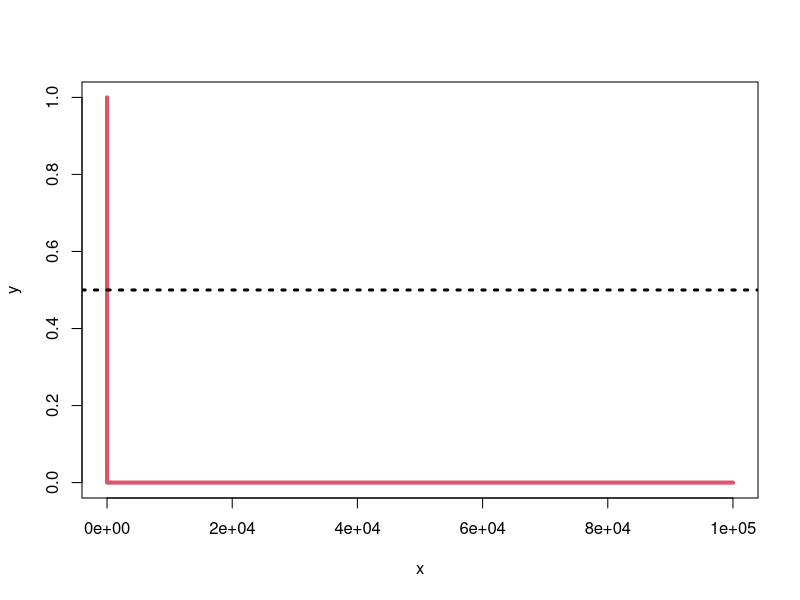

Reproduce this figure in R.
x = seq(1,1e5,1)
#y = sqrt(x^2 +5*x -1) - sqrt(x^2 +5*x +2)
#y = (x+3)/(2*x+1)

y = ((x+3)/(2*x+1))^((x^2+4)/(x-2))
plot(x,y,type='l', col=2, lwd=4)
abline(h =0.5, lwd=3,lty=3)
